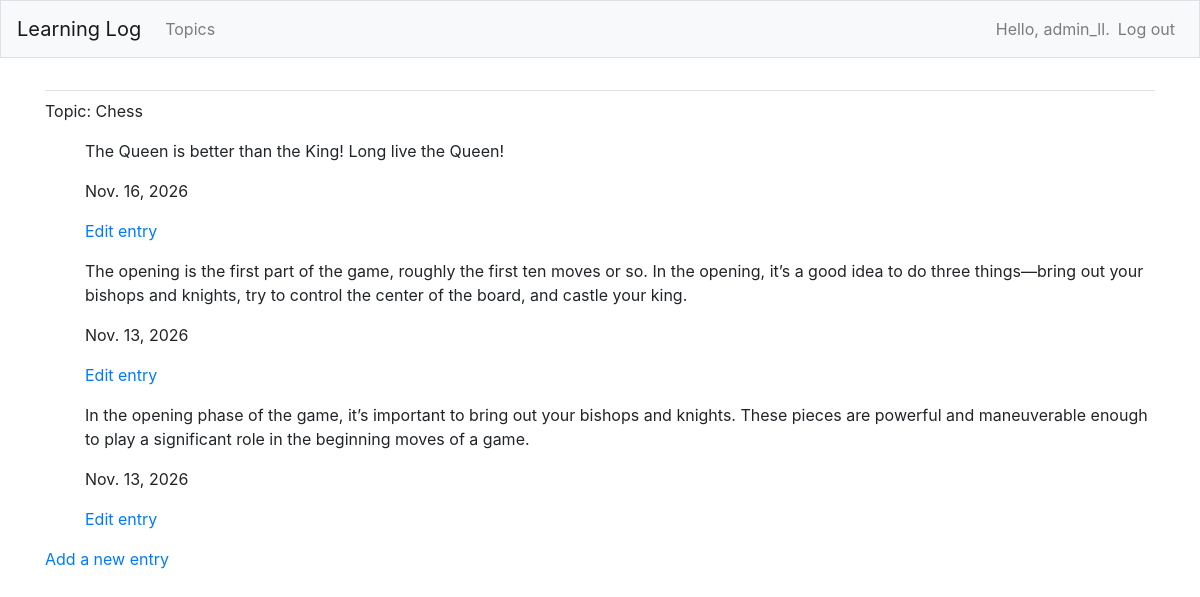
The page /topics/1/ (signed in) on the database its author committed.
### MainApp/models.py (models this page shows, shortened)
class Topic(models.Model):
    text = models.CharField(max_length = 200)
    date_added = models.DateField(auto_now_add = True)
    owner = models.ForeignKey(User, on_delete = models.CASCADE)
    def __str__(self):
        return self.text

class Entry(models.Model):
    topic = models.ForeignKey(Topic, on_delete = models.CASCADE)
    text = models.TextField()
    date_added = models.DateField(auto_now_add = True)
    class Meta:
        verbose_name_plural = 'entries'

### MainApp/views.py (the view)
# urls.py: path('topics/<int:topic_id>/', views.topic, name = 'topic'),
@login_required
def topic(request, topic_id):
    t = Topic.objects.get(id = topic_id)
    if t.owner != request.user:
        raise Http404
    entries = Entry.objects.filter(topic = t).order_by('-date_added')
    context = {'topic':t, 'entries':entries}
    return render(request, 'MainApp/topic.html', context)

### MainApp/templates/MainApp/topic.html
{% extends "MainApp/base.html" %}
{% block content %}
<p>Topic: {{ topic }}</p>
<ul>
    {% for e in entries %}
    <p>{{e.text}}</p>
    <p>{{e.date_added}}</p>
    <p>
        <a href="{% url 'MainApp:edit_entry' e.id %}">Edit entry</a>
    </p>
    {% empty %}
    <li>No entries have been added yet.</li>
    {% endfor %}
</ul>
<p>
    <a href="{% url 'MainApp:new_entry' topic.id %}">Add a new entry</a>
</p>
{% endblock content %}

### MainApp/templates/MainApp/base.html (shortened to what this page needs)
{% load bootstrap4 %}
<!doctype html>
<html lang="en">
    <head>
        {% bootstrap_css %}
    </head>
    <body>
        <nav class="navbar navbar-expand-md navbar-light bg-light mb-4 border">
        <a class="navbar-brand" href="{% url 'MainApp:index'%}">Learning Log</a>
        <div class="collapse navbar-collapse" id="navbarCollapse">
            <ul class="navbar-nav mr-auto">
                <li class="nav-item">
                <a class="nav-link" href="{% url 'MainApp:topics'%}">Topics</a></li>
            </ul>
            <ul class="navbar-nav ml-auto">
                {% if user.is_authenticated %}
                <li class="nav-item">
                    <span class="navbar-text">Hello, {{ user.username }}.</span>
                </li>
                <li class="nav-item">
                    <a class="nav-link" href="{% url 'users:logout' %}">Log out</a>
                </li>
                {% else %}
                  <li class="nav-item">
                    <a class="nav-link" href="{% url 'users:register' %}">Register</a>
                  </li>
                  <li class="nav-item">
                    <a class="nav-link" href="{% url 'users:login' %}">Log in</a></li>
                {% endif %}
              </ul>
        </div>
        </nav>
        <main role="main" class="container">
            <div class="pb-2 mb-2 border-bottom">
            </div>
            <div>
                {% block content %}{% endblock content %}
            </div>
        </main>
    </body>
</html>

### rows shown on the page
Topic: text "Chess"
Entry: text "The Queen is better than the King! Long live the Queen!", date_added "Nov. 16, 2026"
Entry: text "The opening is the first part of the game, roughly the first ten moves or so. In the opening, it’s a good idea to do three things—bring out your bishops and knights, try to control the center of the board, and castle your king.", date_added "Nov. 13, 2026"
Entry: text "In the opening phase of the game, it’s important to bring out your bishops and knights. These pieces are powerful and maneuverable enough to play a significant role in the beginning moves of a game.", date_added "Nov. 13, 2026"

### other values the page prints
{{ user.username }} "admin_ll"
